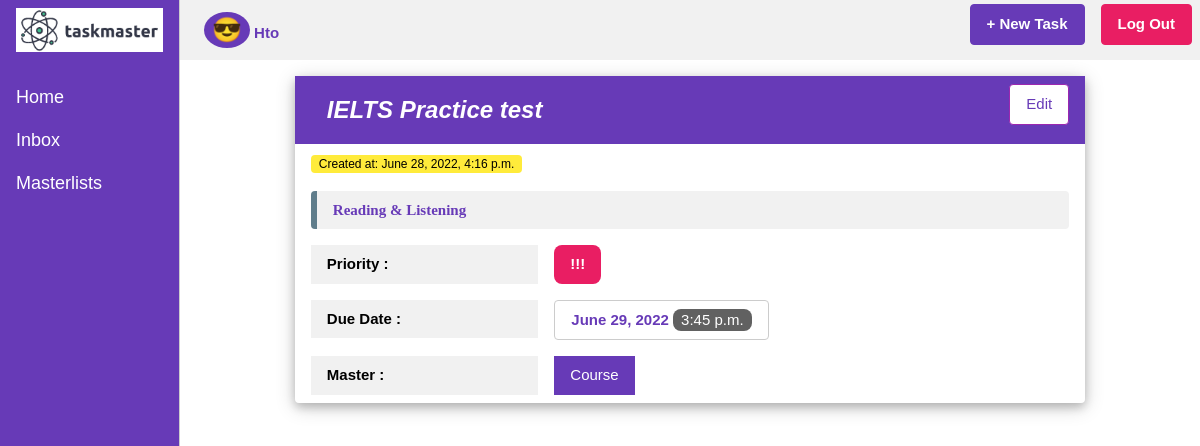
Screenshot of /taskmaster/task/2/detail/ (signed in) with the database file from the repository.
### taskmaster/models.py (models this page shows, shortened)
class Item(models.Model):
    class Priority(models.TextChoices):
        P1 = "!", _('WAITING')
        P2 = "!!", _('TODO')
        P3 = "!!!", _('URGENT')
    todolist = models.ForeignKey(ToDoList, on_delete=models.CASCADE)
    name = models.CharField(max_length=200)
    priority = models.CharField(max_length=3, choices=Priority.choices, default=Priority.P1)
    created_at = models.DateTimeField(auto_now=True)
    description = models.CharField(max_length=200, null=True, blank=True)
    due_date = models.DateTimeField(null=True)
    complete = models.BooleanField(default="False")

class ToDoList(models.Model):
    user = models.ForeignKey(User, on_delete=models.CASCADE, related_name='todolist', null=False)
    name = models.CharField(max_length=200)
    created_at = models.DateTimeField(auto_now=True)
    def __str__(self):
        return self.name

### taskmaster/views.py (the view)
# urls.py: path('task/<int:pk>/detail/', views.TaskDetailView.as_view(), name="task_detail"),
class TaskDetailView(LoginRequiredMixin, DetailView):
    model = Item

### taskmaster/templates/taskmaster/item_detail.html (shortened to what this page needs)
{% extends "taskmaster/base.html" %}
{% block pagename %}
	<span class="w3-badge w3-xlarge w3-deep-purple">
        😎
    </span>
    <span class="w3-text-deep-purple">
        <b>{{user.username|capfirst}}</b>
    </span>
{% endblock pagename %}
{% block content %}
<div class="w3-card-4 w3-section w3-round" style="width:80%;margin:auto;">
	<div class="w3-bar w3-deep-purple w3-padding">
		<div class="w3-bar-item w3-xlarge"><b><i>{{item.name}}</i></b></div>
		<a href="{% url 'taskmaster:task_update' item.id %}" class="w3-btn w3-white w3-border w3-border-purple  w3-text-deep-purple w3-hover-purple w3-round w3-bar-item w3-right">Edit</a>
	</div>
	<div class="w3-container w3-padding w3-text-deep-purple">
		<span class="w3-tag w3-small w3-yellow w3-round">Created at: {{item.created_at}}</span></p>
		{% if item.description %}
			<div class="w3-panel w3-leftbar w3-round w3-border-blue-grey w3-light-grey w3-padding w3-cursive w3-text-deep-purple"><b>{{item.description}}</b>
			</div>
		{% endif %}
		<div class="w3-bar w3-margin-bottom">
			<div class="w3-bar-item w3-light-grey w3-margin-right" style="width:30%"><b>Priority : </b></div>
			<div class="w3-bar-item w3-tag  w3-pink w3-round-large"><b>{{item.priority}}</b></div>
		</div>
		<div class="w3-bar w3-margin-bottom">
			<div class="w3-bar-item w3-light-grey w3-margin-right" style="width:30%"><b>Due Date :
		</b></div>
			<div class="w3-bar-item w3-round w3-border">
				<b>{{item.due_date.date}} </b>
				<span class="w3-tag w3-round-large w3-dark-grey">
					{{item.due_date.time}}
				</span>
			</div>
		</div>
		<div class="w3-bar">
			<div class="w3-bar-item w3-light-grey w3-margin-right" style="width:30%"><b>Master : </b>
			</div>
			<a href="{% url 'taskmaster:master_detail' item.todolist.id %}" class="w3-button w3-bar-item w3-deep-purple w3-hover-purple">{{item.todolist}}</a>
		</div>
	</div>
</div>
{% endblock content %}

### taskmaster/static/taskmaster/w3.css (style rules this page uses)
html { box-sizing:border-box }
*,*:before,*:after { box-sizing:inherit }
html { -ms-text-size-adjust:100%;-webkit-text-size-adjust:100% }
body { margin:0 }
a { background-color:transparent }
b,strong { font-weight:bolder }
html,body { font-family:Verdana,sans-serif;font-size:15px;line-height:1.5 }
html { overflow-x:hidden }
.w3-cursive { font-family:cursive }
a { color:inherit }
.w3-btn,.w3-button { border:none;display:inline-block;padding:8px 16px;vertical-align:middle;overflow:hidden;text-decoration:none;color:inherit;background-color:inherit;text-align:center;cursor:pointer;white-space:nowrap }
.w3-btn,.w3-button { -webkit-touch-callout:none;-webkit-user-select:none;-khtml-user-select:none;-moz-user-select:none;-ms-user-select:none;user-select:none }
.w3-badge,.w3-tag { background-color:#000;color:#fff;display:inline-block;padding-left:8px;padding-right:8px;text-align:center }
.w3-badge { border-radius:50% }
.w3-bar { width:100%;overflow:hidden }
.w3-bar .w3-bar-item { padding:8px 16px;float:left;width:auto;border:none;display:block;outline:0 }
.w3-bar .w3-button { white-space:normal }
.w3-container:after,.w3-container:before,.w3-panel:after,.w3-panel:before,.w3-row:after,.w3-row:before,.w3-row-padding:after,.w3-row-padding:before, .w3-cell-row:before,.w3-cell-row:after,.w3-clear:after,.w3-clear:before,.w3-bar:before,.w3-bar:after { content:"";display:table;clear:both }
.w3-round,.w3-round-medium { border-radius:4px }
.w3-round-large { border-radius:8px }
.w3-container,.w3-panel { padding:0.01em 16px }
.w3-panel { margin-top:16px;margin-bottom:16px }
.w3-card-4,.w3-hover-shadow:hover { box-shadow:0 4px 10px 0 rgba(0,0,0,0.2),0 4px 20px 0 rgba(0,0,0,0.19) }
.w3-small { font-size:12px!important }
.w3-xlarge { font-size:24px!important }
.w3-border { border:1px solid #ccc!important }
.w3-leftbar { border-left:6px solid #ccc!important }
.w3-section,.w3-code { margin-top:16px!important;margin-bottom:16px!important }
.w3-margin-bottom { margin-bottom:16px!important }
.w3-margin-right { margin-right:16px!important }
.w3-padding { padding:8px 16px!important }
.w3-right { float:right!important }
.w3-pink,.w3-hover-pink:hover { color:#fff!important;background-color:#e91e63!important }
.w3-deep-purple,.w3-hover-deep-purple:hover { color:#fff!important;background-color:#673ab7!important }
.w3-yellow,.w3-hover-yellow:hover { color:#000!important;background-color:#ffeb3b!important }
.w3-white,.w3-hover-white:hover { color:#000!important;background-color:#fff!important }
.w3-light-grey,.w3-hover-light-grey:hover,.w3-light-gray,.w3-hover-light-gray:hover { color:#000!important;background-color:#f1f1f1!important }
.w3-dark-grey,.w3-hover-dark-grey:hover,.w3-dark-gray,.w3-hover-dark-gray:hover { color:#fff!important;background-color:#616161!important }
.w3-text-deep-purple,.w3-hover-text-deep-purple:hover { color:#673ab7!important }
.w3-border-blue-grey,.w3-hover-border-blue-grey:hover,.w3-border-blue-gray,.w3-hover-border-blue-gray:hover { border-color:#607d8b!important }
.w3-border-purple,.w3-hover-border-purple:hover { border-color:#9c27b0!important }

### rows the page displays
Item: name "IELTS Practice test", created_at "June 28, 2022, 4:16 p.m.", description "Reading & Listening", priority "!!!", due_date "June 29, 2022", due_date.time "3:45 p.m.", todolist "Course"

### other values shown
{{ user.username|capfirst }} "Hto"
